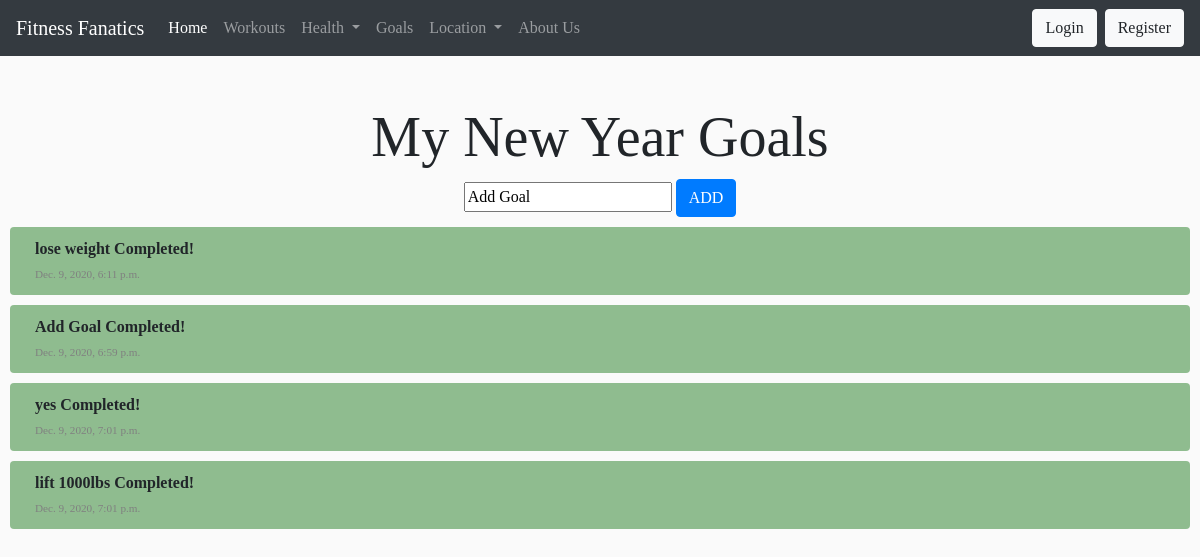
The app's page /FitnessPage/goals, older data.
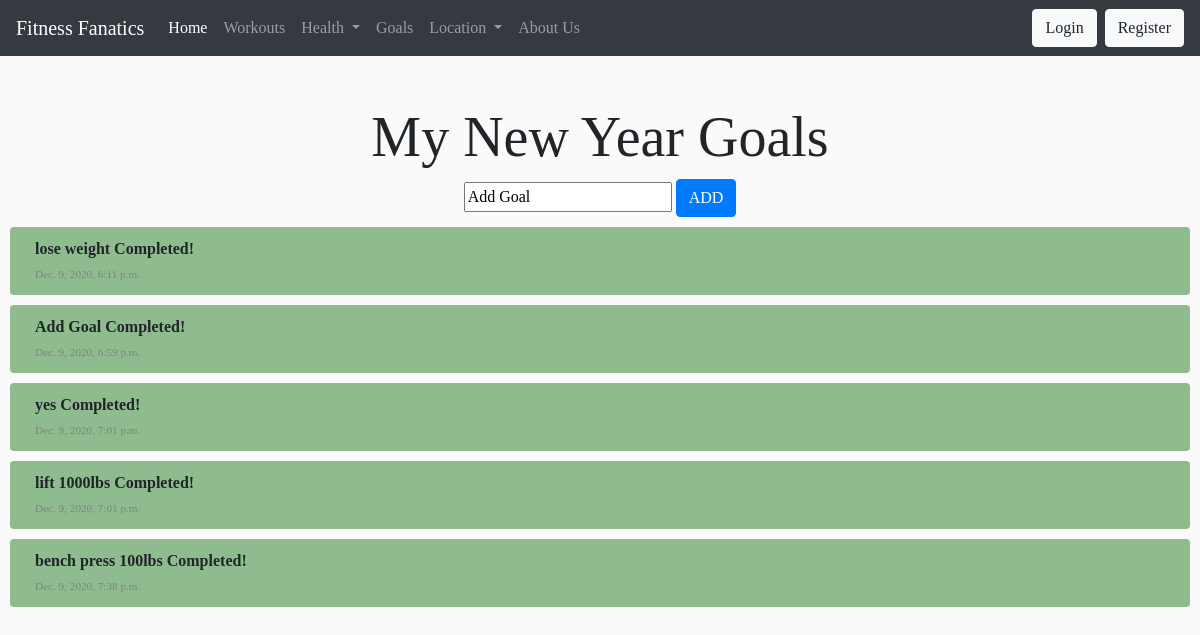
The same page, newer data.
### FitnessPage/models.py (models this page shows, shortened)
class Goals(models.Model):
    goal = models.CharField(max_length=200, default="Add Goal")
    created_at = models.DateTimeField(auto_now_add=True)
    completed = models.BooleanField(default=False)

### FitnessPage/views.py (the view)
# urls.py: path('goals', views.goals, name="goals"),
def goals(request):
    goal = Goals.objects.all()
    if request.method == 'POST':
        form = GoalForm(request.POST)
        if form.is_valid():
            form.save()
    else:
        form = GoalForm()
    context = {'goals': goal, 'form': form}
    return render(request, 'FitnessPage/goals.html', context)

### FitnessPage/forms.py
class GoalForm(forms.ModelForm):
    class Meta:
        model = Goals
        fields = '__all__'

### templates/FitnessPage/goals.html (shortened to what this page needs)
{% extends "FitnessPage/base.html" %}
{% load static %}
{% load crispy_forms_filters %}
{% load crispy_forms_tags  %}
{% block body %}
    <div class="container mt-5">
        <div class="row">
            <div class="col-sm align-content-center">
                <h1 class="display-4" style="text-align: center">My New Year Goals</h1>
            </div>
        </div>
    </div>
        <div class="row">
        <div class="col-sm align-content-center" >
                <form style="text-align: center" method="post">
                    {{ form.goal }}
                <input class="btn btn-primary" type="submit" value="ADD">
                </form>
            </div>
        </div>
        {% for t in goals %}
            {% if t.completed == True %}
                    <div class="row" style="border: 5px green;
                        border-radius: .25rem;
                        background: darkseagreen;
                        padding: 10px;
                        margin: 10px;" id="background">
                        <div class="col-sm" id="info">
                            <strong>{{ t.goal }} Completed!</strong>
                    <br>
                    <span style="font-size: .7rem; color: gray;">{{ t.created_at }}</span>
                </div>
            {% endif %}
            </div>
        {% endfor %}
{% endblock %}

Row changes from the older to the newer data that the page shows:
added Goals: goal "bench press 100lbs", created_at "Dec. 9, 2020, 7:38 p.m."
